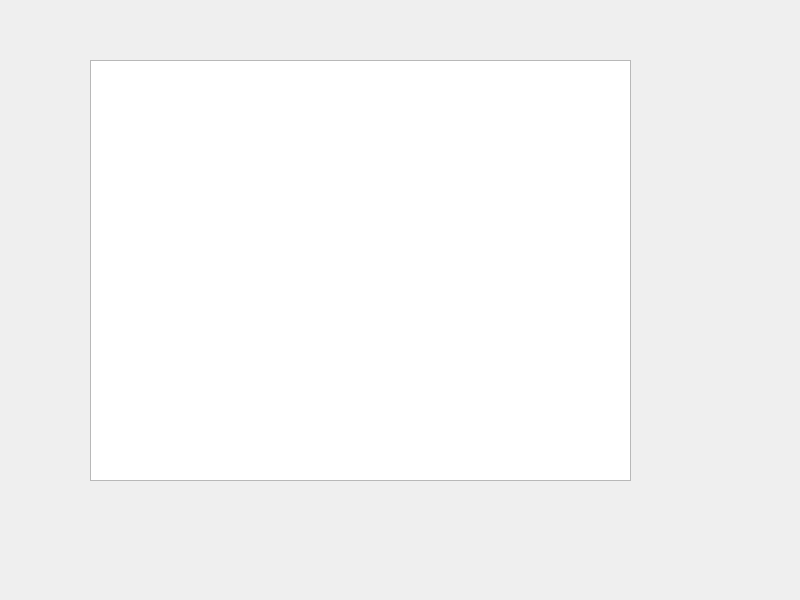
<?xml version="1.0" encoding="UTF-8"?>
<ui version="4.0">
 <class>Widget</class>
 <widget class="QWidget" name="Widget">
  <property name="geometry">
   <rect>
    <x>0</x>
    <y>0</y>
    <width>800</width>
    <height>600</height>
   </rect>
  </property>
  <property name="windowTitle">
   <string>Widget</string>
  </property>
  <widget class="QGraphicsView" name="maVue">
   <property name="geometry">
    <rect>
     <x>90</x>
     <y>60</y>
     <width>541</width>
     <height>421</height>
    </rect>
   </property>
  </widget>
 </widget>
 <resources/>
 <connections/>
</ui>
